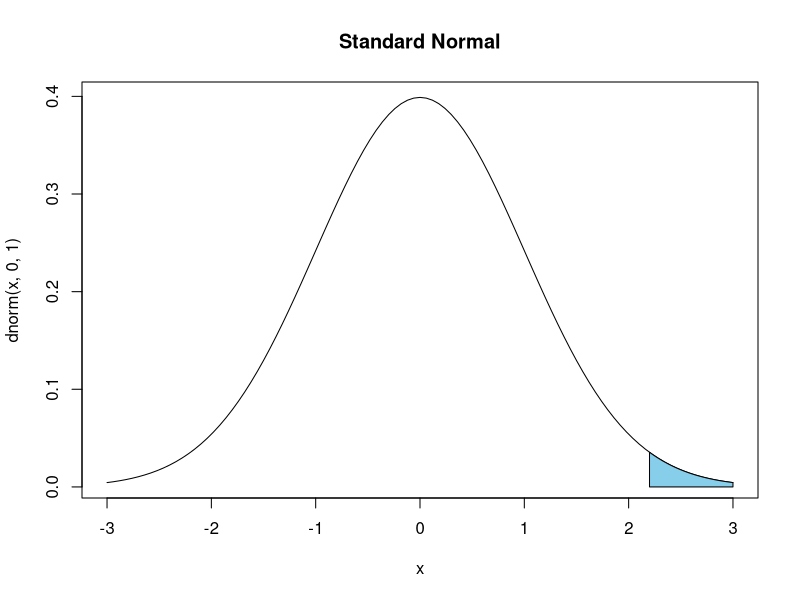
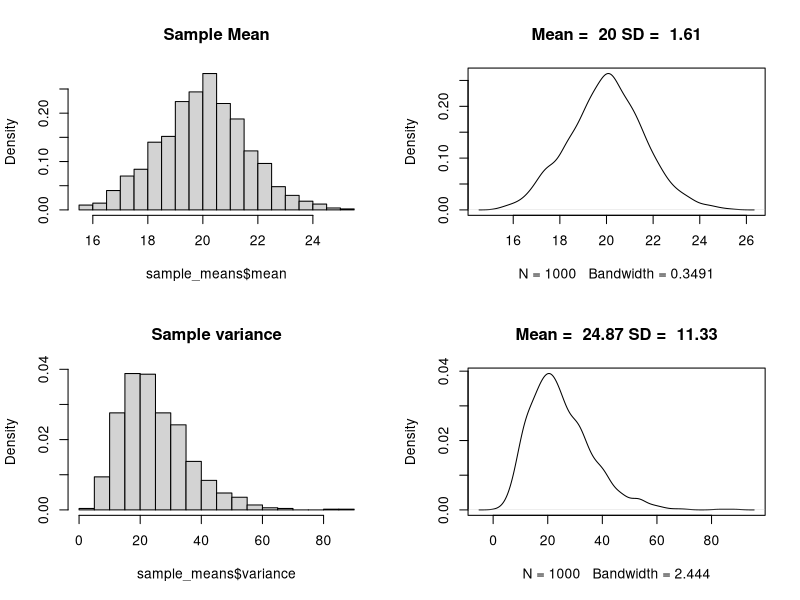
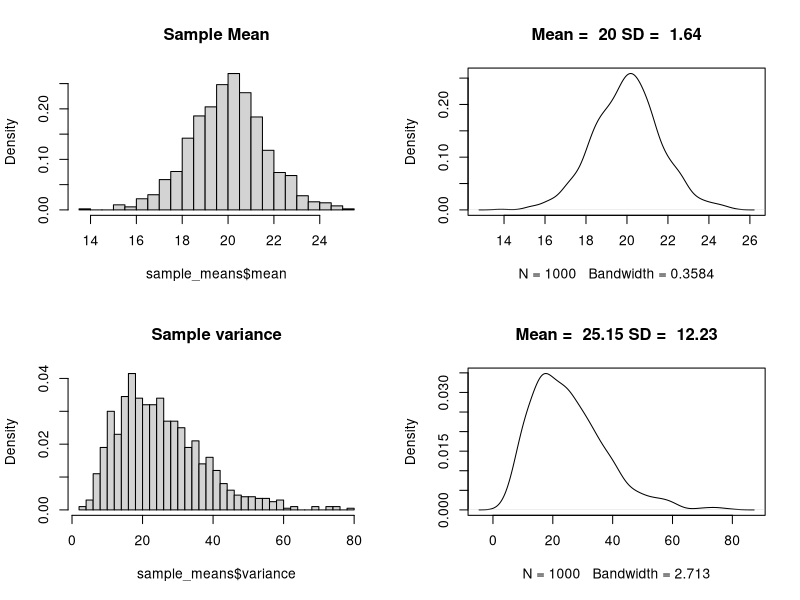
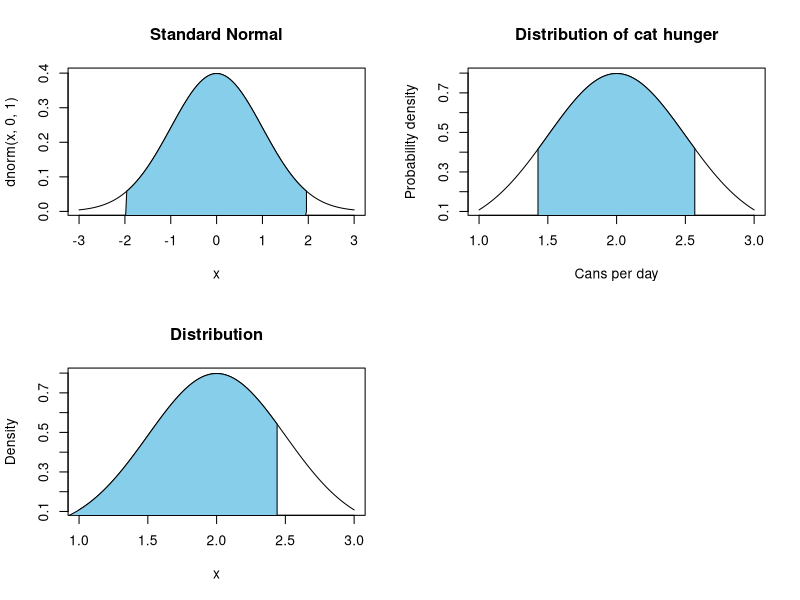
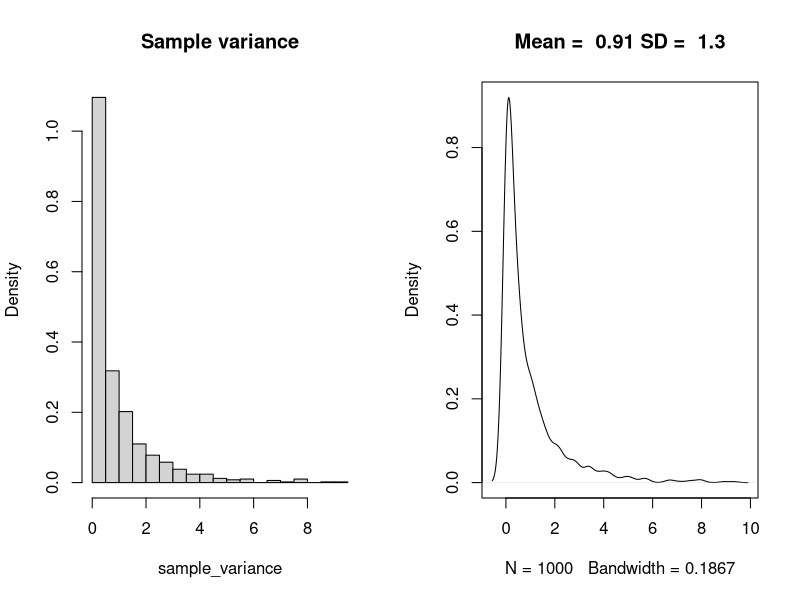
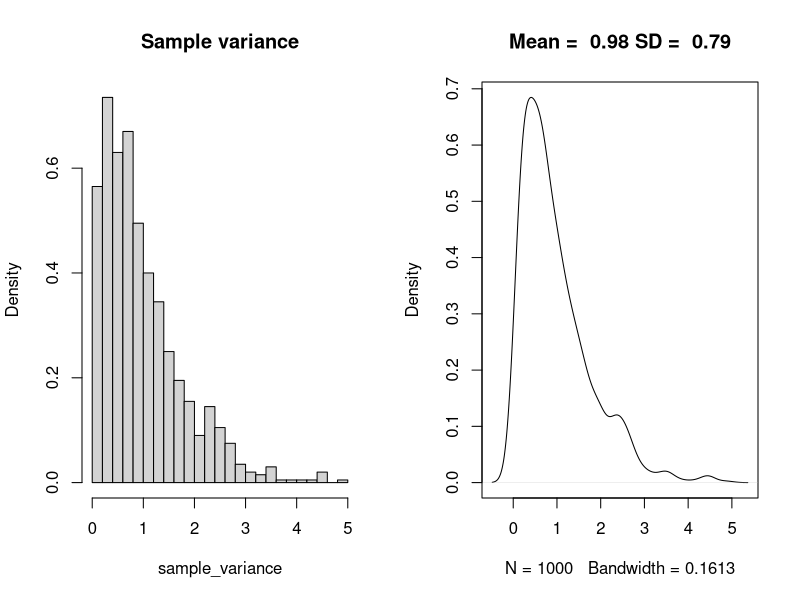
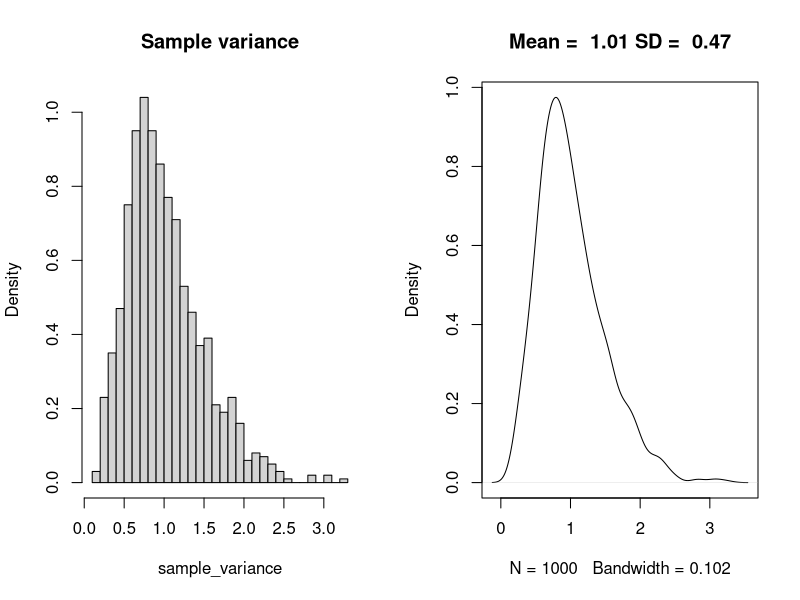
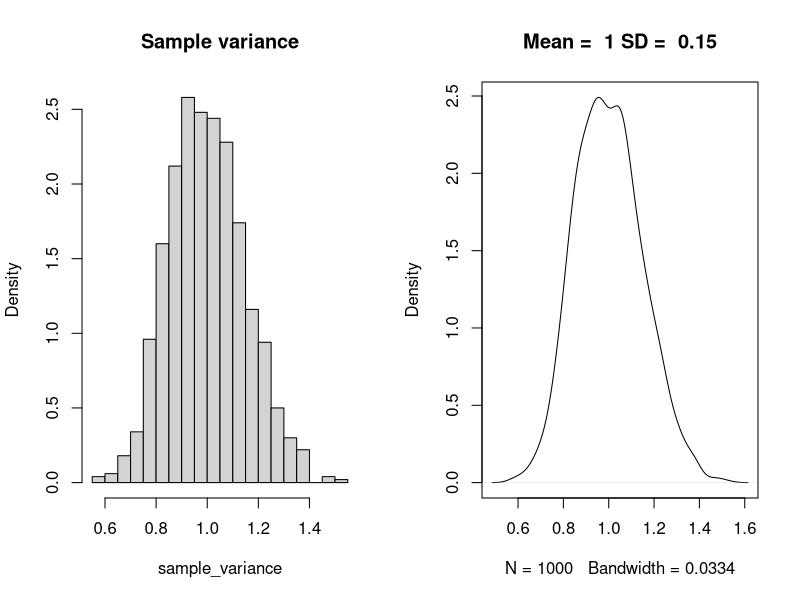

Write the R code that produced these figures, in order.
## ---- chunk 1
cord.x <- c(2.2,seq(2.2,3,0.01),3)
cord.y <- c(0,dnorm(seq(2.2,3,0.01)),0)
curve(dnorm(x,0,1),xlim=c(-3,3),main='Standard Normal')
polygon(cord.x,cord.y,col='skyblue')
## ---- chunk 2
run_one_sample <- function(sample_size = 100, population_mean = 0, population_sd = 1)
{
  sample_means <- rnorm(n = sample_size, mean = population_mean, sd = population_sd) 
  data.frame(mean = mean(sample_means), variance = var(sample_means))
}

run_simulation <- function(sample_size = 100, 
                           number_of_simulations = 1000, 
                           population_mean = 0, 
                           population_sd = 1)
  {
require(data.table)
rbindlist(replicate(number_of_simulations, 
  list(run_one_sample(sample_size = sample_size, 
  population_mean = population_mean, 
  population_sd = population_sd))))

}
make_hist_and_plot <- function(sample_means){
  par(mfrow=c(2,2)) # 
  hist(sample_means$mean,freq=F, breaks = 30, main = "Sample Mean")
  plot(density(sample_means$mean), 
       main = paste("Mean = ", round(mean(sample_means$mean),2) , 
                    "SD = ", round(sd(sample_means$mean),2)))
  hist(sample_means$variance,freq=F, breaks = 30, main = 'Sample variance')
  plot(density(sample_means$variance), 
       main = paste("Mean = ", round(mean(sample_means$variance),2) , 
                    "SD = ", round(sd(sample_means$variance),2)))} 
make_hist_and_plot(
  run_simulation(10,1000,20,5))
## ---- chunk 3
make_hist_and_plot(
  run_simulation(10,1000,20,5))
## ---- chunk 4
cord.x <- c(-3,seq(-1.96,1.96,0.01),1.96)
cord.y <- c(-3,dnorm(seq(-1.96,1.96,0.01)),0)
curve(dnorm(x,0,1),xlim=c(-3,3),main='Standard Normal')
polygon(cord.x,cord.y,col='skyblue')
## ---- chunk 5
plot_normal_shaded_interval <- function(mean = 0, sd = 1, shade_from = -2, shade_to = 2, x_lower = mean - 2*sd, x_upper = mean + 2*sd, title = "Distribution", xlab = "x", ylab = "Density"){
  cord.x <- c(seq(shade_from, shade_to,0.01))
  cord.y <- c(dnorm(cord.x, mean = mean, sd = sd))
  cord.x[1] <- cord.x[2]
  cord.x[length(cord.x)] <- cord.x[length(cord.x) - 1]
  cord.y[1] <- 0
  cord.y[length(cord.y)] <- 0
  curve(dnorm(x, mean, sd),xlim=c(x_lower,x_upper),main= title,xlab = xlab, ylab = ylab)
  polygon(cord.x,cord.y,col='skyblue')
  }
plot_normal_shaded_interval( mean = 2, sd = .5, shade_from = 2 + qnorm(.05) * .5/sqrt(2), shade_to = 2 + qnorm(.95) * .5/sqrt(2), title = "Distribution of cat hunger", xlab = "Cans per day", ylab = "Probability density") 
## ---- chunk 6
plot_normal_shaded_interval(2, .5, 0, 2 + qnorm(.90) * .5/sqrt(2)) 
## ---- chunk 7
nsim = 1000
run_variance_simulation <- function(sample_size = 2, number_of_simulations = 1000, population_mean = 0, population_sd = 1)
  {

sample_variances <- replicate(number_of_simulations, var(rnorm(n = sample_size, mean = population_mean, sd = population_sd)))
}

#Define a new plot function so that the plot titles are correct
make_variance_hist_and_plot <- function(sample_variance){
  par(mfrow=c(1,2)) # 
  hist(sample_variance,freq=F, breaks = 30, main = "Sample variance")
  plot(density(sample_variance), main = paste("Mean = ", round(mean(sample_variance),2) , "SD = ", round(sd(sample_variance),2)))} 

make_variance_hist_and_plot(run_variance_simulation(sample_size = 2, number_of_simulations = nsim, population_mean = 0, population_sd = 1))
## ---- chunk 8
make_variance_hist_and_plot(run_variance_simulation(sample_size = 4, number_of_simulations = nsim, population_mean = 0, population_sd = 1))
## ---- chunk 9
make_variance_hist_and_plot(run_variance_simulation(sample_size = 10, number_of_simulations = nsim, population_mean = 0, population_sd = 1))
## ---- chunk 10
make_variance_hist_and_plot(run_variance_simulation(sample_size = 100, number_of_simulations = nsim, population_mean = 0, population_sd = 1))
## ---- chunk 11
make_variance_hist_and_plot(run_variance_simulation(sample_size = 2, number_of_simulations = nsim, population_mean = 0, population_sd = 1))
## ---- chunk 12
library(ggplot2)
x <- seq(from = 0.1,by = .01,to = 20)
ggplot(data.frame(x = x), aes(x = x)) + 
  stat_function(fun = dchisq, args=list(df = 1), aes(linetype = "df = 1")) +
  stat_function(fun = dchisq, args=list(df = 2), aes(linetype = "df = 2")) +
  stat_function(fun = dchisq, args=list(df = 4), aes(linetype = "df = 4")) +
  stat_function(fun = dchisq, args=list(df = 10), aes(linetype = "df = 10")) +
  scale_linetype_discrete(limits = paste("df", "=", c(1,2,4,10)))+ labs(linetype = NULL, y = "f(x)")
## ---- chunk 13
par(mfcol=c(3, 1))
p = .5
for(n in c(5,10,60))
{
    x <- dbinom(0:(n), size=n, p=p)
    barplot(x, names.arg=0:(n), space=0, main=paste('n = ',n,", p = ",p,sep=''), xlab = "Number of successes (X)", ylab = ("p(X)"))
}
## ---- chunk 14
library(knitr)
set.seed(238239)
dice_table <- data.frame(table(sample(1:6,100,replace = TRUE)))
names(dice_table) <- c("$x_i$", "$f_{o(i)}$")
kable(dice_table)
## ---- chunk 15
library(ggplot2)
x <- seq(from = -5,by = .01,to = 5)
ggplot(data.frame(x = x), aes(x = x)) + 
  stat_function(fun = dt, args=list(df = 1), aes(linetype = "df = 1")) +
  stat_function(fun = dt, args=list(df = 2), aes(linetype = "df = 2")) +
  stat_function(fun = dt, args=list(df = 4), aes(linetype = "df = 4")) +
  stat_function(fun = dt, args=list(df = 10), aes(linetype = "df = 10")) +
  scale_linetype_discrete(limits = paste("df", "=", c(1,2,4,10)))+ labs(linetype = NULL, y = "f(x)")
## ---- chunk 16
## plot multiple figures:
## replace ugly par... specification with 
## something easier to remember:
multiplot <- function(row,col){
     par(mfrow=c(row,col),pty="s")
   }

range <- seq(-4,4,.01)  
 
multiplot(2,2)

 for(i in c(2,5,15,20)){
   plot(range,dnorm(range),type="l",lty=1,
        xlab="",ylab="",
        cex.axis=1)
   lines(range,dt(range,df=i),lty=2,lwd=1)
   mtext(paste("df=",i),cex=1.2)
 }
## ---- chunk 17
(sleep_times <- round(rnorm(5,1,1),2))
## ---- chunk 18
t.test(sleep_times)
## ---- chunk 19
t_test_sim <- function(n, mean = 1, sd = 1){
  t_results <- t.test(rnorm(n, mean, sd))
  t_results$statistic}
simulation_results <- replicate(1000, t_test_sim(5, 1, 1))
hist(simulation_results, main = paste0("Proportion of |t| > ", round(qt(.975, 4),2), ": ", sum(abs(simulation_results) > qt(.975, 4),2)/length(simulation_results)), 100)
## ---- chunk 20
simulation_results <- replicate(1000, t_test_sim(5, 2, 1))
hist(simulation_results, main = paste0("Proportion of |t| > ", round(qt(.975, 4),2), ": ", sum(abs(simulation_results) > qt(.975, 4),2)/length(simulation_results)), 100)
## ---- chunk 21
simulation_results <- replicate(1000, t_test_sim(5, 1, .5))
hist(simulation_results, main = paste0("Proportion of |t| > ", round(qt(.975, 4),2), ": ", sum(abs(simulation_results) > qt(.975, 4),2)/length(simulation_results)), 100)

## ---- chunk 22
simulation_results <- replicate(1000, t_test_sim(10, 1, 1))
hist(simulation_results, main = paste0("Proportion of |t| > ", round(qt(.975, 4),2), ": ", sum(abs(simulation_results) > qt(.975, 4),2)/length(simulation_results)), 100)
## ---- chunk 23
t_test_cheating_sim <- function(n_max = 30, n_increments = 2, sd = 1){
  samples <- NULL
  significant <- FALSE
  
  while(length(samples) <= n_max & significant == FALSE){
      samples <- c(samples, rnorm(n_increments, mean = 0, sd = sd))
      significant <- t.test(samples)$p.value <= .05
    }
  return(significant)
  }
## ---- chunk 24
simulation_results <- replicate(1000, t_test_cheating_sim(n_max = 30, n_increments = 2, sd = 1))
barplot(table(simulation_results), names.arg = c("no","yes"),xlab= "Significant", ylab = "Number of simulations", main = paste0("Proportion of significant results: ", sum(simulation_results)/length(simulation_results)), 100)
